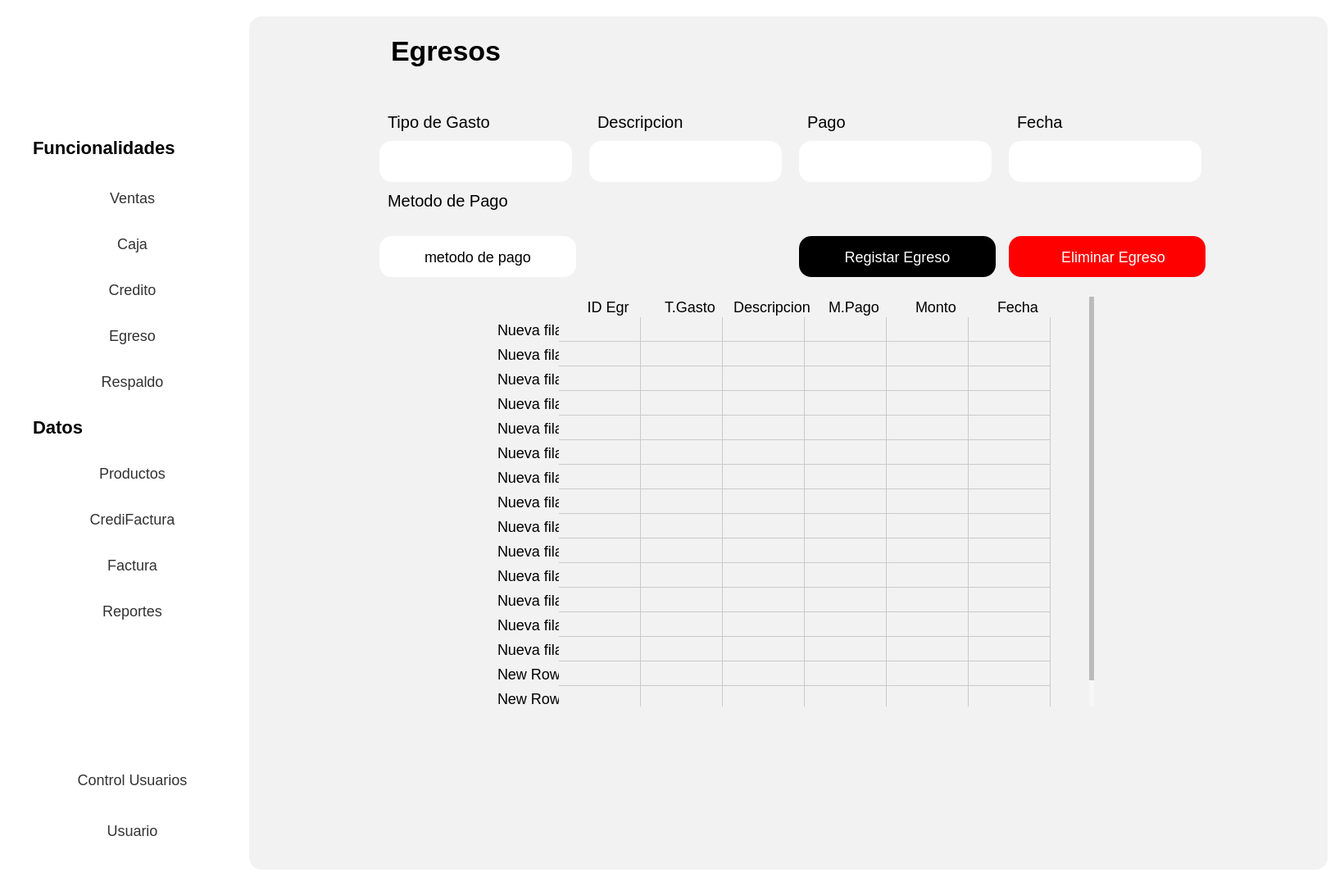
<?xml version="1.0" encoding="UTF-8"?>
<ui version="4.0">
 <class>Form</class>
 <widget class="QWidget" name="Form">
  <property name="geometry">
   <rect>
    <x>0</x>
    <y>0</y>
    <width>1640</width>
    <height>1081</height>
   </rect>
  </property>
  <property name="windowTitle">
   <string>Form</string>
  </property>
  <property name="styleSheet">
   <string notr="true">background-color: rgb(255, 255, 255);
</string>
  </property>
  <layout class="QHBoxLayout" name="horizontalLayout">
   <item>
    <widget class="QWidget" name="Contenedor" native="true">
     <property name="styleSheet">
      <string notr="true">
QPushButton {
    background-color: black; /* Fondo blanco */
    border: none; /* Sin borde ni decoración inicial */
    color:  white; /* Color del texto */
    border-radius: 15px; /* Bordes circulares */
    padding: 5px 10px; /* Espaciado interno para mejor apariencia */
	height: 40px; /* Altura del botón */
    text-align: center; /* Alinea el texto del botón a la izquierda */
    font-size: 18px; /* Tamaño de fuente */
	margin-top:20px;
}

QPushButton:hover {
    background-color: rgb(106, 106, 106); /* Gris claro al pasar el mouse */
    cursor: pointer; /* Cursor de mano al pasar sobre el botón */
}

QToolButton {
    background-color: white; /* Fondo blanco */
    border: none; /* Sin borde ni decoración inicial */
    color:  rgb(50, 50, 50); /* Color del texto */
    border-radius: 15px; /* Bordes circulares */
    padding: 5px 10px; /* Espaciado interno para mejor apariencia */
	height: 40px; /* Altura del botón */
    text-align: left; /* Alinea el texto del botón a la izquierda */
    font-size: 18px; /* Tamaño de fuente */
    cursor: pointer;
}

QToolButton:hover {
    background-color: #f2f2f2; /* Gris claro al pasar el mouse */
    cursor: pointer;
}
QLineEdit {
    background-color: rgb(255, 255, 255); /* Fondo blanco */
    border: none; /* Sin bordes visibles */
    padding: 4px; /* Espaciado interno entre el texto y los bordes */
    margin-right: 5px; /* Espaciado externo solo a la derecha */
    border-radius: 10px; /* Bordes redondeados */
    color: black; /* Texto negro */
    text-align: left; /* Texto alineado a la izquierda */
    font-size: 18px; /* Tamaño del texto */
}

/* Cuando el QLineEdit está enfocado (se está escribiendo) */
QLineEdit:focus {
    background-color: rgb(230, 230, 250); /* Color de fondo cuando el campo está activo */
    border: 1px solid rgb(0, 0, 0); /* Borde negro al estar activo */
}

QLabel {
    font-size: 20px; /* Tamaño de fuente */
    color:  black; /* Color del texto */
    margin-right: 10px; /* Espaciado a la derecha */
    padding: 5px; /* Espaciado interno */
    text-align: left; /* Alineación del texto a la izquierda */
}
QTableWidget {
    border: none;
    background-color: #ffffff; /* Fondo blanco para la tabla */
    box-shadow: 0 4px 8px rgba(0, 0, 0, 0.1); /* Sombra suave alrededor de la tabla */
}

QTableWidget::item {
    background-color: #f2f2f2; 
    border: none; 
    transition: background-color 0.3s ease; /* Suavizado de transición de color de fondo */
    pointer-events: none; /* Desactiva la interacción con las celdas (como editar) */
}

QTableWidget::item:selected {
    background-color: #aad4ff; /* Color azul claro para celdas seleccionadas */
    color: black; /* Texto negro para celdas seleccionadas */
}

QTableWidget::item:hover {
    background-color: #e6e6e6; /* Color de fondo al pasar el cursor sobre las celdas */
}

QHeaderView::section {
    border: none; 
    background-color: #f2f2f2; 
    font-weight: normal; /* No negritas */
    text-align: center; /* Centrado del texto en los encabezados */
    box-shadow: 0 2px 4px rgba(0, 0, 0, 0.1); /* Sombra suave para los encabezados */
}

QHeaderView::section:focus {
    background-color: #f2f2f2; /* Sin color de fondo cuando está en foco */
    border: none; /* Sin borde cuando está en foco */
}

QTableWidget::item:focus {
    border: none; /* Sin borde cuando las celdas tienen el foco */
    background-color: #f2f2f2; /* Mantener el fondo sin color azul */
}

QTableCornerButton::section {
    background-color: #f2f2f2; 
    border: none; 
}

QTableWidget::verticalHeader {
    background-color: #f2f2f2;
    border: none;
    font-weight: normal; /* No negritas */
}

QTableWidget::item:hover {
    background-color: #e6e6e6; /* Color de fondo al pasar el cursor sobre las celdas */
}

/* Personalización de la barra de desplazamiento */
QScrollBar:vertical {
    border: none;
    background: #f7f7f7; /* Fondo de la barra */
    width: 8px; /* Barra más delgada */
    border-radius: 4px; /* Bordes más redondeados */
}

QScrollBar::handle:vertical {
    background: #bbb; /* Fondo del control deslizante */
    min-height: 20px; /* Control deslizante más delgado */
    border-radius: 4px; /* Bordes redondeados */
    transition: background-color 0.3s ease; /* Transición suave para el cambio de color */
}

QScrollBar::handle:vertical:hover {
    background: #888; /* Color más oscuro cuando el control deslizante está siendo desplazado */
}

QScrollBar::add-line:vertical, QScrollBar::sub-line:vertical {
    border: none;
    background: #f2f2f2; /* Fondo para los botones de la barra */
    height: 0px; /* Sin altura para los botones */
}

QScrollBar:horizontal {
    border: none;
    background: #f7f7f7; /* Fondo de la barra */
    height: 8px; /* Barra más delgada */
    border-radius: 4px; /* Bordes más redondeados */
}

QScrollBar::handle:horizontal {
    background: #bbb; /* Fondo del control deslizante */
    min-width: 20px; /* Control deslizante más delgado */
    border-radius: 4px; /* Bordes redondeados */
    transition: background-color 0.3s ease; /* Transición suave para el cambio de color */
}

QScrollBar::handle:horizontal:hover {
    background: #888; /* Color más oscuro cuando el control deslizante está siendo desplazado */
}

QScrollBar::add-line:horizontal, QScrollBar::sub-line:horizontal {
    border: none;
    background: #f2f2f2; /* Fondo para los botones de la barra */
    width: 0px; /* Sin ancho para los botones */
}


</string>
     </property>
     <layout class="QHBoxLayout" name="horizontalLayout_2">
      <item>
       <widget class="QWidget" name="Navbar" native="true">
        <property name="sizePolicy">
         <sizepolicy hsizetype="Fixed" vsizetype="Preferred">
          <horstretch>0</horstretch>
          <verstretch>0</verstretch>
         </sizepolicy>
        </property>
        <property name="minimumSize">
         <size>
          <width>250</width>
          <height>0</height>
         </size>
        </property>
        <property name="styleSheet">
         <string notr="true">#navbar {
    background-color: white; /* Fondo blanco */
    border-right: 1px solid black; /* Borde negro en el lado derecho */
}
</string>
        </property>
        <layout class="QVBoxLayout" name="verticalLayout">
         <item>
          <widget class="QLabel" name="LabelImgNavbar">
           <property name="enabled">
            <bool>true</bool>
           </property>
           <property name="sizePolicy">
            <sizepolicy hsizetype="Fixed" vsizetype="Fixed">
             <horstretch>50</horstretch>
             <verstretch>50</verstretch>
            </sizepolicy>
           </property>
           <property name="minimumSize">
            <size>
             <width>100</width>
             <height>50</height>
            </size>
           </property>
           <property name="maximumSize">
            <size>
             <width>260</width>
             <height>70</height>
            </size>
           </property>
           <property name="styleSheet">
            <string notr="true">#LabelImg {
    background-position: center;
    background-repeat: no-repeat;
    background-size: 100% 100%; /* Ajusta la imagen para que ocupe todo el área del label */
    height: 200px; /* Ajusta la altura del QLabel */
    width: 300px; /* Ajusta el ancho del QLabel */
}
</string>
           </property>
           <property name="text">
            <string/>
           </property>
           <property name="pixmap">
            <pixmap>../../assets/Letras-sinfondo.png</pixmap>
           </property>
           <property name="scaledContents">
            <bool>true</bool>
           </property>
          </widget>
         </item>
         <item>
          <spacer name="verticalSpacer_2">
           <property name="orientation">
            <enum>Qt::Vertical</enum>
           </property>
           <property name="sizeType">
            <enum>QSizePolicy::Fixed</enum>
           </property>
           <property name="sizeHint" stdset="0">
            <size>
             <width>20</width>
             <height>30</height>
            </size>
           </property>
          </spacer>
         </item>
         <item>
          <widget class="QLabel" name="LabelFuncionalidades">
           <property name="sizePolicy">
            <sizepolicy hsizetype="Fixed" vsizetype="Fixed">
             <horstretch>0</horstretch>
             <verstretch>0</verstretch>
            </sizepolicy>
           </property>
           <property name="minimumSize">
            <size>
             <width>250</width>
             <height>30</height>
            </size>
           </property>
           <property name="maximumSize">
            <size>
             <width>300</width>
             <height>50</height>
            </size>
           </property>
           <property name="styleSheet">
            <string notr="true">#LabelFuncionalidades {
    font-weight: bold; /* Negrita */
    font-size: 22px; /* Tamaño de fuente */
}
</string>
           </property>
           <property name="text">
            <string>Funcionalidades</string>
           </property>
          </widget>
         </item>
         <item>
          <widget class="QToolButton" name="BtnVentas">
           <property name="sizePolicy">
            <sizepolicy hsizetype="Preferred" vsizetype="Fixed">
             <horstretch>0</horstretch>
             <verstretch>0</verstretch>
            </sizepolicy>
           </property>
           <property name="minimumSize">
            <size>
             <width>0</width>
             <height>0</height>
            </size>
           </property>
           <property name="maximumSize">
            <size>
             <width>16777215</width>
             <height>40</height>
            </size>
           </property>
           <property name="cursor">
            <cursorShape>PointingHandCursor</cursorShape>
           </property>
           <property name="toolTip">
            <string>&lt;html&gt;&lt;head/&gt;&lt;body&gt;&lt;p align=&quot;center&quot;&gt;&lt;br/&gt;&lt;/p&gt;&lt;/body&gt;&lt;/html&gt;</string>
           </property>
           <property name="styleSheet">
            <string notr="true">
    padding-left: 10px; /* Distancia entre icono y borde izquierdo */
    text-align: right; /* Texto más hacia la derecha */

</string>
           </property>
           <property name="text">
            <string>   Ventas</string>
           </property>
           <property name="icon">
            <iconset>
             <normaloff>../../assets/iconos/ventas.png</normaloff>../../assets/iconos/ventas.png</iconset>
           </property>
           <property name="iconSize">
            <size>
             <width>30</width>
             <height>30</height>
            </size>
           </property>
           <property name="toolButtonStyle">
            <enum>Qt::ToolButtonTextBesideIcon</enum>
           </property>
           <property name="autoRaise">
            <bool>false</bool>
           </property>
          </widget>
         </item>
         <item>
          <widget class="QToolButton" name="BtnCaja">
           <property name="sizePolicy">
            <sizepolicy hsizetype="Preferred" vsizetype="Fixed">
             <horstretch>0</horstretch>
             <verstretch>0</verstretch>
            </sizepolicy>
           </property>
           <property name="maximumSize">
            <size>
             <width>16777215</width>
             <height>40</height>
            </size>
           </property>
           <property name="cursor">
            <cursorShape>PointingHandCursor</cursorShape>
           </property>
           <property name="styleSheet">
            <string notr="true"/>
           </property>
           <property name="text">
            <string>   Caja</string>
           </property>
           <property name="icon">
            <iconset>
             <normaloff>../../assets/iconos/Caja.png</normaloff>../../assets/iconos/Caja.png</iconset>
           </property>
           <property name="iconSize">
            <size>
             <width>30</width>
             <height>30</height>
            </size>
           </property>
           <property name="toolButtonStyle">
            <enum>Qt::ToolButtonTextBesideIcon</enum>
           </property>
          </widget>
         </item>
         <item>
          <widget class="QToolButton" name="BtnCredito">
           <property name="sizePolicy">
            <sizepolicy hsizetype="Preferred" vsizetype="Fixed">
             <horstretch>0</horstretch>
             <verstretch>0</verstretch>
            </sizepolicy>
           </property>
           <property name="maximumSize">
            <size>
             <width>16777215</width>
             <height>40</height>
            </size>
           </property>
           <property name="cursor">
            <cursorShape>PointingHandCursor</cursorShape>
           </property>
           <property name="text">
            <string>   Credito</string>
           </property>
           <property name="icon">
            <iconset>
             <normaloff>../../assets/iconos/Credito.png</normaloff>../../assets/iconos/Credito.png</iconset>
           </property>
           <property name="iconSize">
            <size>
             <width>30</width>
             <height>30</height>
            </size>
           </property>
           <property name="toolButtonStyle">
            <enum>Qt::ToolButtonTextBesideIcon</enum>
           </property>
          </widget>
         </item>
         <item>
          <widget class="QToolButton" name="BtnEgreso">
           <property name="sizePolicy">
            <sizepolicy hsizetype="Preferred" vsizetype="Fixed">
             <horstretch>0</horstretch>
             <verstretch>0</verstretch>
            </sizepolicy>
           </property>
           <property name="maximumSize">
            <size>
             <width>16777215</width>
             <height>40</height>
            </size>
           </property>
           <property name="cursor">
            <cursorShape>PointingHandCursor</cursorShape>
           </property>
           <property name="text">
            <string>   Egreso</string>
           </property>
           <property name="icon">
            <iconset>
             <normaloff>../../assets/iconos/Egreso.png</normaloff>../../assets/iconos/Egreso.png</iconset>
           </property>
           <property name="iconSize">
            <size>
             <width>30</width>
             <height>30</height>
            </size>
           </property>
           <property name="toolButtonStyle">
            <enum>Qt::ToolButtonTextBesideIcon</enum>
           </property>
          </widget>
         </item>
         <item>
          <widget class="QToolButton" name="BtnRespaldo">
           <property name="sizePolicy">
            <sizepolicy hsizetype="Preferred" vsizetype="Fixed">
             <horstretch>0</horstretch>
             <verstretch>0</verstretch>
            </sizepolicy>
           </property>
           <property name="maximumSize">
            <size>
             <width>16777215</width>
             <height>40</height>
            </size>
           </property>
           <property name="cursor">
            <cursorShape>PointingHandCursor</cursorShape>
           </property>
           <property name="text">
            <string>   Respaldo</string>
           </property>
           <property name="icon">
            <iconset>
             <normaloff>../../assets/iconos/Respaldo.png</normaloff>../../assets/iconos/Respaldo.png</iconset>
           </property>
           <property name="iconSize">
            <size>
             <width>30</width>
             <height>30</height>
            </size>
           </property>
           <property name="toolButtonStyle">
            <enum>Qt::ToolButtonTextBesideIcon</enum>
           </property>
          </widget>
         </item>
         <item>
          <widget class="QLabel" name="LabelDatos">
           <property name="sizePolicy">
            <sizepolicy hsizetype="Fixed" vsizetype="Fixed">
             <horstretch>0</horstretch>
             <verstretch>0</verstretch>
            </sizepolicy>
           </property>
           <property name="minimumSize">
            <size>
             <width>250</width>
             <height>40</height>
            </size>
           </property>
           <property name="maximumSize">
            <size>
             <width>250</width>
             <height>40</height>
            </size>
           </property>
           <property name="styleSheet">
            <string notr="true">#LabelDatos {
    font-weight: bold; /* Negrita */
    font-size: 22px; /* Tamaño de fuente */
}
</string>
           </property>
           <property name="text">
            <string>Datos</string>
           </property>
          </widget>
         </item>
         <item>
          <widget class="QToolButton" name="BtnProductos">
           <property name="sizePolicy">
            <sizepolicy hsizetype="Preferred" vsizetype="Fixed">
             <horstretch>0</horstretch>
             <verstretch>0</verstretch>
            </sizepolicy>
           </property>
           <property name="maximumSize">
            <size>
             <width>16777215</width>
             <height>40</height>
            </size>
           </property>
           <property name="cursor">
            <cursorShape>PointingHandCursor</cursorShape>
           </property>
           <property name="text">
            <string>   Productos</string>
           </property>
           <property name="icon">
            <iconset>
             <normaloff>../../assets/iconos/Productos.png</normaloff>../../assets/iconos/Productos.png</iconset>
           </property>
           <property name="iconSize">
            <size>
             <width>30</width>
             <height>30</height>
            </size>
           </property>
           <property name="toolButtonStyle">
            <enum>Qt::ToolButtonTextBesideIcon</enum>
           </property>
          </widget>
         </item>
         <item>
          <widget class="QToolButton" name="BtnCrediFactura">
           <property name="sizePolicy">
            <sizepolicy hsizetype="Preferred" vsizetype="Fixed">
             <horstretch>0</horstretch>
             <verstretch>0</verstretch>
            </sizepolicy>
           </property>
           <property name="maximumSize">
            <size>
             <width>16777215</width>
             <height>40</height>
            </size>
           </property>
           <property name="cursor">
            <cursorShape>PointingHandCursor</cursorShape>
           </property>
           <property name="text">
            <string>   CrediFactura</string>
           </property>
           <property name="icon">
            <iconset>
             <normaloff>../../assets/iconos/CrediFactura.png</normaloff>../../assets/iconos/CrediFactura.png</iconset>
           </property>
           <property name="iconSize">
            <size>
             <width>30</width>
             <height>30</height>
            </size>
           </property>
           <property name="toolButtonStyle">
            <enum>Qt::ToolButtonTextBesideIcon</enum>
           </property>
          </widget>
         </item>
         <item>
          <widget class="QToolButton" name="BtnFacturas">
           <property name="sizePolicy">
            <sizepolicy hsizetype="Preferred" vsizetype="Fixed">
             <horstretch>0</horstretch>
             <verstretch>0</verstretch>
            </sizepolicy>
           </property>
           <property name="maximumSize">
            <size>
             <width>16777215</width>
             <height>40</height>
            </size>
           </property>
           <property name="cursor">
            <cursorShape>PointingHandCursor</cursorShape>
           </property>
           <property name="text">
            <string>   Factura</string>
           </property>
           <property name="icon">
            <iconset>
             <normaloff>../../assets/iconos/Facturas.png</normaloff>../../assets/iconos/Facturas.png</iconset>
           </property>
           <property name="iconSize">
            <size>
             <width>30</width>
             <height>30</height>
            </size>
           </property>
           <property name="toolButtonStyle">
            <enum>Qt::ToolButtonTextBesideIcon</enum>
           </property>
          </widget>
         </item>
         <item>
          <widget class="QToolButton" name="BtnReportes">
           <property name="sizePolicy">
            <sizepolicy hsizetype="Preferred" vsizetype="Fixed">
             <horstretch>0</horstretch>
             <verstretch>0</verstretch>
            </sizepolicy>
           </property>
           <property name="maximumSize">
            <size>
             <width>16777215</width>
             <height>40</height>
            </size>
           </property>
           <property name="cursor">
            <cursorShape>PointingHandCursor</cursorShape>
           </property>
           <property name="text">
            <string>   Reportes</string>
           </property>
           <property name="icon">
            <iconset>
             <normaloff>../../assets/iconos/Reportes.png</normaloff>../../assets/iconos/Reportes.png</iconset>
           </property>
           <property name="iconSize">
            <size>
             <width>30</width>
             <height>30</height>
            </size>
           </property>
           <property name="toolButtonStyle">
            <enum>Qt::ToolButtonTextBesideIcon</enum>
           </property>
          </widget>
         </item>
         <item>
          <spacer name="verticalSpacer">
           <property name="orientation">
            <enum>Qt::Vertical</enum>
           </property>
           <property name="sizeType">
            <enum>QSizePolicy::Fixed</enum>
           </property>
           <property name="sizeHint" stdset="0">
            <size>
             <width>20</width>
             <height>150</height>
            </size>
           </property>
          </spacer>
         </item>
         <item>
          <widget class="QToolButton" name="BtnControlUsuario">
           <property name="sizePolicy">
            <sizepolicy hsizetype="Preferred" vsizetype="Fixed">
             <horstretch>0</horstretch>
             <verstretch>0</verstretch>
            </sizepolicy>
           </property>
           <property name="maximumSize">
            <size>
             <width>16777215</width>
             <height>40</height>
            </size>
           </property>
           <property name="styleSheet">
            <string notr="true"/>
           </property>
           <property name="text">
            <string>   Control Usuarios</string>
           </property>
           <property name="icon">
            <iconset>
             <normaloff>../../assets/iconos/Usuarios.png</normaloff>../../assets/iconos/Usuarios.png</iconset>
           </property>
           <property name="iconSize">
            <size>
             <width>30</width>
             <height>30</height>
            </size>
           </property>
           <property name="toolButtonStyle">
            <enum>Qt::ToolButtonTextBesideIcon</enum>
           </property>
          </widget>
         </item>
         <item>
          <widget class="QToolButton" name="BtnUsuario">
           <property name="sizePolicy">
            <sizepolicy hsizetype="Preferred" vsizetype="Fixed">
             <horstretch>0</horstretch>
             <verstretch>0</verstretch>
            </sizepolicy>
           </property>
           <property name="maximumSize">
            <size>
             <width>16777215</width>
             <height>16777215</height>
            </size>
           </property>
           <property name="styleSheet">
            <string notr="true">background-color: rgb(255, 255, 255);
</string>
           </property>
           <property name="text">
            <string>   Usuario</string>
           </property>
           <property name="icon">
            <iconset>
             <normaloff>../../assets/iconos/perfil.png</normaloff>../../assets/iconos/perfil.png</iconset>
           </property>
           <property name="iconSize">
            <size>
             <width>60</width>
             <height>60</height>
            </size>
           </property>
           <property name="toolButtonStyle">
            <enum>Qt::ToolButtonTextBesideIcon</enum>
           </property>
          </widget>
         </item>
        </layout>
       </widget>
      </item>
      <item>
       <widget class="QStackedWidget" name="Contenido">
        <property name="styleSheet">
         <string notr="true">margin-left:10px;
border-radius:15px;
background-color: #f2f2f2; 
</string>
        </property>
        <widget class="QWidget" name="ContenidoPage1" native="true">
         <layout class="QVBoxLayout" name="verticalLayout_2">
          <item alignment="Qt::AlignHCenter">
           <widget class="QWidget" name="widget_3" native="true">
            <property name="styleSheet">
             <string notr="true"/>
            </property>
            <layout class="QGridLayout" name="gridLayout">
             <item row="0" column="0">
              <layout class="QGridLayout" name="gridLayout_2">
               <item row="3" column="1">
                <widget class="QLineEdit" name="InputDescripcionEgreso">
                 <property name="sizePolicy">
                  <sizepolicy hsizetype="Fixed" vsizetype="Fixed">
                   <horstretch>0</horstretch>
                   <verstretch>0</verstretch>
                  </sizepolicy>
                 </property>
                 <property name="minimumSize">
                  <size>
                   <width>250</width>
                   <height>50</height>
                  </size>
                 </property>
                 <property name="maximumSize">
                  <size>
                   <width>250</width>
                   <height>50</height>
                  </size>
                 </property>
                 <property name="styleSheet">
                  <string notr="true">background-color: rgb(255, 255, 255);</string>
                 </property>
                </widget>
               </item>
               <item row="0" column="0">
                <widget class="QLabel" name="LabelVentasA">
                 <property name="styleSheet">
                  <string notr="true">#LabelVentasA {
    font-weight: bold; /* Negrita */
    font-size: 34px; /* Tamaño de fuente */
}
</string>
                 </property>
                 <property name="text">
                  <string>Egresos</string>
                 </property>
                </widget>
               </item>
               <item row="1" column="0">
                <widget class="QLabel" name="label_30">
                 <property name="text">
                  <string/>
                 </property>
                </widget>
               </item>
               <item row="2" column="2">
                <widget class="QLabel" name="label_7">
                 <property name="text">
                  <string>Pago</string>
                 </property>
                </widget>
               </item>
               <item row="3" column="3">
                <widget class="QLineEdit" name="InputFechaEgreso">
                 <property name="sizePolicy">
                  <sizepolicy hsizetype="Fixed" vsizetype="Fixed">
                   <horstretch>0</horstretch>
                   <verstretch>0</verstretch>
                  </sizepolicy>
                 </property>
                 <property name="minimumSize">
                  <size>
                   <width>250</width>
                   <height>50</height>
                  </size>
                 </property>
                 <property name="maximumSize">
                  <size>
                   <width>250</width>
                   <height>50</height>
                  </size>
                 </property>
                 <property name="styleSheet">
                  <string notr="true">background-color: rgb(255, 255, 255);</string>
                 </property>
                </widget>
               </item>
               <item row="2" column="1">
                <widget class="QLabel" name="label_5">
                 <property name="text">
                  <string>Descripcion</string>
                 </property>
                </widget>
               </item>
               <item row="2" column="3">
                <widget class="QLabel" name="label">
                 <property name="text">
                  <string>Fecha</string>
                 </property>
                </widget>
               </item>
               <item row="3" column="0">
                <widget class="QLineEdit" name="InputTipoGasto">
                 <property name="sizePolicy">
                  <sizepolicy hsizetype="Fixed" vsizetype="Fixed">
                   <horstretch>0</horstretch>
                   <verstretch>0</verstretch>
                  </sizepolicy>
                 </property>
                 <property name="minimumSize">
                  <size>
                   <width>250</width>
                   <height>50</height>
                  </size>
                 </property>
                 <property name="maximumSize">
                  <size>
                   <width>250</width>
                   <height>50</height>
                  </size>
                 </property>
                 <property name="styleSheet">
                  <string notr="true">background-color: rgb(255, 255, 255);</string>
                 </property>
                </widget>
               </item>
               <item row="3" column="2">
                <widget class="QLineEdit" name="InputPagoEgreso">
                 <property name="sizePolicy">
                  <sizepolicy hsizetype="Fixed" vsizetype="Fixed">
                   <horstretch>0</horstretch>
                   <verstretch>0</verstretch>
                  </sizepolicy>
                 </property>
                 <property name="minimumSize">
                  <size>
                   <width>250</width>
                   <height>50</height>
                  </size>
                 </property>
                 <property name="maximumSize">
                  <size>
                   <width>250</width>
                   <height>50</height>
                  </size>
                 </property>
                 <property name="styleSheet">
                  <string notr="true">background-color: rgb(255, 255, 255);</string>
                 </property>
                </widget>
               </item>
               <item row="5" column="0">
                <widget class="QPushButton" name="BtnMetodoPago">
                 <property name="styleSheet">
                  <string notr="true">background-color: rgb(255, 255, 255);
color: rgb(0, 0, 0);</string>
                 </property>
                 <property name="text">
                  <string>metodo de pago</string>
                 </property>
                </widget>
               </item>
               <item row="4" column="0">
                <widget class="QLabel" name="label_6">
                 <property name="text">
                  <string>Metodo de Pago</string>
                 </property>
                </widget>
               </item>
               <item row="2" column="0">
                <widget class="QLabel" name="label_3">
                 <property name="text">
                  <string>Tipo de Gasto</string>
                 </property>
                </widget>
               </item>
               <item row="5" column="2">
                <widget class="QPushButton" name="BtnRegistrarEgreso">
                 <property name="styleSheet">
                  <string notr="true">
QPushButton {
    background-color: black; /* Fondo blanco */
    border: none; /* Sin borde ni decoración inicial */
    color:  white; /* Color del texto */
    border-radius: 15px; /* Bordes circulares */
    padding: 5px 10px; /* Espaciado interno para mejor apariencia */
	height: 40px; /* Altura del botón */
    text-align: center; /* Alinea el texto del botón a la izquierda */
    font-size: 18px; /* Tamaño de fuente */
	margin-top:20px;
}

QPushButton:hover {
    background-color: rgb(106, 106, 106); /* Gris claro al pasar el mouse */
    cursor: pointer; /* Cursor de mano al pasar sobre el botón */
}</string>
                 </property>
                 <property name="text">
                  <string>Registar Egreso</string>
                 </property>
                </widget>
               </item>
               <item row="5" column="3">
                <widget class="QPushButton" name="BtnEliminar">
                 <property name="styleSheet">
                  <string notr="true">
QPushButton {
    background-color: red; /* Fondo blanco */
    border: none; /* Sin borde ni decoración inicial */
    color:  white; /* Color del texto */
    border-radius: 15px; /* Bordes circulares */
    padding: 5px 10px; /* Espaciado interno para mejor apariencia */
	height: 40px; /* Altura del botón */
    text-align: center; /* Alinea el texto del botón a la izquierda */
    font-size: 18px; /* Tamaño de fuente */
	margin-top:20px;
    cursor: pointer; /* Cursor de mano al pasar sobre el botón */
}

QPushButton:hover {
    background-color: rgb(106, 106, 106); /* Gris claro al pasar el mouse */
    cursor: pointer; /* Cursor de mano al pasar sobre el botón */
}</string>
                 </property>
                 <property name="text">
                  <string>   Eliminar Egreso</string>
                 </property>
                 <property name="icon">
                  <iconset>
                   <normaloff>../../assets/iconos/eliminar.png</normaloff>../../assets/iconos/eliminar.png</iconset>
                 </property>
                 <property name="iconSize">
                  <size>
                   <width>30</width>
                   <height>30</height>
                  </size>
                 </property>
                </widget>
               </item>
              </layout>
             </item>
            </layout>
           </widget>
          </item>
          <item>
           <widget class="QWidget" name="widget" native="true">
            <property name="styleSheet">
             <string notr="true"/>
            </property>
            <layout class="QVBoxLayout" name="verticalLayout_3">
             <item alignment="Qt::AlignHCenter|Qt::AlignVCenter">
              <widget class="QTableWidget" name="TablaEgreso">
               <property name="sizePolicy">
                <sizepolicy hsizetype="Fixed" vsizetype="Fixed">
                 <horstretch>0</horstretch>
                 <verstretch>0</verstretch>
                </sizepolicy>
               </property>
               <property name="minimumSize">
                <size>
                 <width>750</width>
                 <height>500</height>
                </size>
               </property>
               <property name="font">
                <font>
                 <family>MS Shell Dlg 2</family>
                 <pointsize>11</pointsize>
                 <weight>75</weight>
                 <bold>true</bold>
                </font>
               </property>
               <property name="styleSheet">
                <string notr="true">
QTableWidget {
    border: none;
    box-shadow: 0 4px 8px rgba(0, 0, 0, 0.1); /* Sombra suave alrededor de la tabla */
}

QTableWidget::item {
    background-color: #f2f2f2; 
    border: none; 
    font-size: 18px; /* Tamaño de letra */
    transition: background-color 0.3s ease; /* Suavizado de transición de color de fondo */
    pointer-events: none; /* Desactiva la interacción con las celdas (como editar) */
}

QTableWidget::item:selected {
    background-color: #aad4ff; /* Color azul claro para celdas seleccionadas */
    color: black; /* Texto negro para celdas seleccionadas */
}

QTableWidget::item:hover {
    background-color: #e6e6e6; /* Color de fondo al pasar el cursor sobre las celdas */
}

QHeaderView::section {
    border: none; 
    background-color: #f2f2f2; 
    font-size: 18px; /* Tamaño de letra */
    font-weight: normal; /* No negritas */
    text-align: center; /* Centrado del texto en los encabezados */
    box-shadow: 0 2px 4px rgba(0, 0, 0, 0.1); /* Sombra suave para los encabezados */
}

QHeaderView::section:focus {
    background-color: #f2f2f2; /* Sin color de fondo cuando está en foco */
    border: none; /* Sin borde cuando está en foco */
}

QTableWidget::item:focus {
    border: none; /* Sin borde cuando las celdas tienen el foco */
    background-color: #f2f2f2; /* Mantener el fondo sin color azul */
}

QTableCornerButton::section {
    background-color: #f2f2f2; 
    border: none; 
}

QTableWidget::verticalHeader {
    background-color: #f2f2f2;
    font-size: 23px;
    border: none;
    font-weight: normal; /* No negritas */
}

QTableWidget::item:hover {
    background-color: #e6e6e6; /* Color de fondo al pasar el cursor sobre las celdas */
}
/* Personalización de la barra de desplazamiento */
QScrollBar:vertical {
    border: none;
    background: #f7f7f7; /* Fondo de la barra */
    width: 8px; /* Barra más delgada */
    border-radius: 4px; /* Bordes más redondeados */
    margin: 0px 2px 0px 0px; /* Un pequeño margen para el desplazamiento */
}

QScrollBar::handle:vertical {
    background: #bbb; /* Fondo del control deslizante */
    min-height: 20px; /* Control deslizante más delgado */
    border-radius: 4px; /* Bordes redondeados */
    transition: background-color 0.3s ease; /* Transición suave para el cambio de color */
}

QScrollBar::handle:vertical:hover {
    background: #888; /* Color más oscuro cuando el control deslizante está siendo desplazado */
}

QScrollBar::add-line:vertical, QScrollBar::sub-line:vertical {
    border: none;
    background: #f2f2f2; /* Fondo para los botones de la barra */
    height: 0px; /* Sin altura para los botones */
}

QScrollBar:horizontal {
    border: none;
    background: #f7f7f7; /* Fondo de la barra */
    height: 8px; /* Barra más delgada */
    border-radius: 4px; /* Bordes más redondeados */
    margin: 0px 0px 2px 0px; /* Un pequeño margen para el desplazamiento */
}

QScrollBar::handle:horizontal {
    background: #bbb; /* Fondo del control deslizante */
    min-width: 20px; /* Control deslizante más delgado */
    border-radius: 4px; /* Bordes redondeados */
    transition: background-color 0.3s ease; /* Transición suave para el cambio de color */
}

QScrollBar::handle:horizontal:hover {
    background: #888; /* Color más oscuro cuando el control deslizante está siendo desplazado */
}
</string>
               </property>
               <row>
                <property name="text">
                 <string>Nueva fila</string>
                </property>
               </row>
               <row>
                <property name="text">
                 <string>Nueva fila</string>
                </property>
               </row>
               <row>
                <property name="text">
                 <string>Nueva fila</string>
                </property>
               </row>
               <row>
                <property name="text">
                 <string>Nueva fila</string>
                </property>
               </row>
               <row>
                <property name="text">
                 <string>Nueva fila</string>
                </property>
               </row>
               <row>
                <property name="text">
                 <string>Nueva fila</string>
                </property>
               </row>
               <row>
                <property name="text">
                 <string>Nueva fila</string>
                </property>
               </row>
               <row>
                <property name="text">
                 <string>Nueva fila</string>
                </property>
               </row>
               <row>
                <property name="text">
                 <string>Nueva fila</string>
                </property>
               </row>
               <row>
                <property name="text">
                 <string>Nueva fila</string>
                </property>
               </row>
               <row>
                <property name="text">
                 <string>Nueva fila</string>
                </property>
               </row>
               <row>
                <property name="text">
                 <string>Nueva fila</string>
                </property>
               </row>
               <row>
                <property name="text">
                 <string>Nueva fila</string>
                </property>
               </row>
               <row>
                <property name="text">
                 <string>Nueva fila</string>
                </property>
               </row>
               <row>
                <property name="text">
                 <string>New Row</string>
                </property>
               </row>
               <row>
                <property name="text">
                 <string>New Row</string>
                </property>
               </row>
               <column>
                <property name="text">
                 <string>ID Egr</string>
                </property>
                <property name="font">
                 <font>
                  <kerning>false</kerning>
                 </font>
                </property>
                <property name="textAlignment">
                 <set>AlignCenter</set>
                </property>
               </column>
               <column>
                <property name="text">
                 <string>T.Gasto</string>
                </property>
                <property name="textAlignment">
                 <set>AlignCenter</set>
                </property>
               </column>
               <column>
                <property name="text">
                 <string>Descripcion</string>
                </property>
                <property name="textAlignment">
                 <set>AlignCenter</set>
                </property>
               </column>
               <column>
                <property name="text">
                 <string>M.Pago</string>
                </property>
                <property name="textAlignment">
                 <set>AlignCenter</set>
                </property>
               </column>
               <column>
                <property name="text">
                 <string>Monto</string>
                </property>
                <property name="textAlignment">
                 <set>AlignCenter</set>
                </property>
               </column>
               <column>
                <property name="text">
                 <string>Fecha</string>
                </property>
                <property name="textAlignment">
                 <set>AlignCenter</set>
                </property>
               </column>
              </widget>
             </item>
            </layout>
           </widget>
          </item>
          <item alignment="Qt::AlignHCenter|Qt::AlignVCenter">
           <widget class="QWidget" name="widget_4" native="true">
            <property name="styleSheet">
             <string notr="true"/>
            </property>
            <layout class="QGridLayout" name="gridLayout_3"/>
           </widget>
          </item>
         </layout>
        </widget>
       </widget>
      </item>
     </layout>
    </widget>
   </item>
  </layout>
 </widget>
 <resources/>
 <connections/>
</ui>
